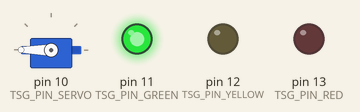
A sketch run on a simulated Arduino Uno, built with avr-gcc and run on an emulated ATmega328P. On the bench: servo, output pins drawn as LEDs (lit = HIGH).

Above: at 0.05 s.
At 9.95 s:
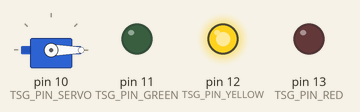
At 14.95 s:
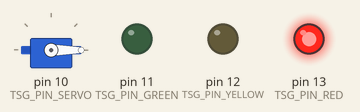
At 19.95 s:
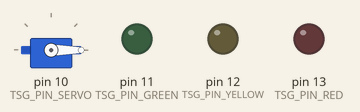
Timing chart, 0 to 26.0 s (numbered marks = the images above):
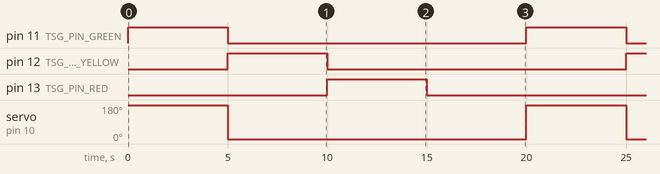

The sketch:

traffic_servo_gate.ino
```cpp
#include "src/logic.h"

void setup() {
  tsg_init();
}

void loop() {
  delay(tsg_state_duration_ms(tsg_state()));
  tsg_next();
}
```

logic.cpp
```cpp
#include "logic.h"

static Servo g_servo;
static uint8_t g_state = TSG_GREEN;

static void tsg_leds(bool green, bool yellow, bool red) {
  digitalWrite(TSG_PIN_GREEN, green ? HIGH : LOW);
  digitalWrite(TSG_PIN_YELLOW, yellow ? HIGH : LOW);
  digitalWrite(TSG_PIN_RED, red ? HIGH : LOW);
}

void tsg_init() {
  pinMode(TSG_PIN_GREEN, OUTPUT);
  pinMode(TSG_PIN_YELLOW, OUTPUT);
  pinMode(TSG_PIN_RED, OUTPUT);
  g_servo.attach(TSG_PIN_SERVO, 500, 2500);
  tsg_set_state(TSG_GREEN);
}

bool tsg_set_state(uint8_t state) {
  if (state >= TSG_STATE_COUNT) {
    return false;
  }
  g_state = state;
  switch (state) {
    case TSG_GREEN:
      tsg_leds(true, false, false);
      g_servo.write(TSG_GATE_OPEN_ANGLE);
      break;
    case TSG_YELLOW:
      tsg_leds(false, true, false);
      g_servo.write(TSG_GATE_CLOSED_ANGLE);
      break;
    case TSG_RED:
      tsg_leds(false, false, true);
      g_servo.write(TSG_GATE_CLOSED_ANGLE);
      break;
    case TSG_OFF:
      tsg_leds(false, false, false);
      break;
  }
  return true;
}

uint8_t tsg_state() {
  return g_state;
}

uint8_t tsg_next_state(uint8_t state) {
  if (state >= TSG_STATE_COUNT) {
    return TSG_GREEN;
  }
  return (state + 1) % TSG_STATE_COUNT;
}

void tsg_next() {
  tsg_set_state(tsg_next_state(g_state));
}

int tsg_gate_angle() {
  return g_servo.read();
}

bool tsg_gate_open() {
  return tsg_gate_angle() >= 90;
}

unsigned int tsg_state_duration_ms(uint8_t state) {
  if (state >= TSG_STATE_COUNT) {
    return 0;
  }
  return 5000;
}
```

logic.h
```cpp
// traffic_servo_gate: 3-LED traffic light whose green phase opens a servo barrier.
// Adapted from https://github.com/Rifat1003/Simple-Traffic-control-system-using-LED-and-servo-motor./tree/main (MIT).
#ifndef LOGIC_H
#define LOGIC_H
#include <Arduino.h>
#include <Servo.h>

#define TSG_PIN_GREEN  11
#define TSG_PIN_YELLOW 12
#define TSG_PIN_RED    13
#define TSG_PIN_SERVO  10
#define TSG_GATE_OPEN_ANGLE   180
#define TSG_GATE_CLOSED_ANGLE 0

enum TsgState : uint8_t {
  TSG_GREEN = 0,    // green LED, gate open
  TSG_YELLOW = 1,   // yellow LED, gate closed
  TSG_RED = 2,      // red LED, gate closed
  TSG_OFF = 3,      // all LEDs off, gate unchanged
  TSG_STATE_COUNT = 4
};

void tsg_init();                                    // pins configured, servo attached, enter TSG_GREEN
bool tsg_set_state(uint8_t state);                  // drive LEDs and servo for a state; false if invalid
uint8_t tsg_state();
uint8_t tsg_next_state(uint8_t state);              // pure: cyclic successor
void tsg_next();                                    // set_state(next_state(current))
int tsg_gate_angle();                               // Servo::read()
bool tsg_gate_open();                               // gate angle >= 90
unsigned int tsg_state_duration_ms(uint8_t state);  // pure: 5000 for every valid state

#endif
```

Measured:
- by itself, pin 11 (TSG_PIN_GREEN), pin 12 (TSG_PIN_YELLOW), pin 13 (TSG_PIN_RED): alternates HIGH for 5.0 s and LOW for 15.0 s
- by itself, servo on pin 10 (TSG_PIN_SERVO): alternates 180° for 5.0 s and 0° for 15.0 s
